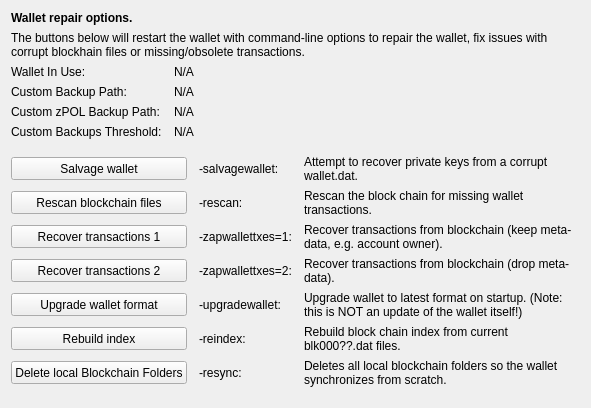
     <widget class="QWidget" name="tab_repair">
      <attribute name="title">
       <string>&amp;Wallet Repair</string>
      </attribute>
      <layout class="QGridLayout" name="gridLayout_4" columnstretch="0,0,0,0">
       <property name="horizontalSpacing">
        <number>12</number>
       </property>
       <item row="0" column="0" colspan="4">
        <widget class="QLabel" name="label_repair_header">
         <property name="font">
          <font>
           <weight>75</weight>
           <bold>true</bold>
          </font>
         </property>
         <property name="text">
          <string>Wallet repair options.</string>
         </property>
        </widget>
       </item>
       <item row="1" column="0" colspan="4">
        <widget class="QLabel" name="label_repair_helptext">
         <property name="font">
          <font>
           <weight>50</weight>
           <bold>false</bold>
          </font>
         </property>
         <property name="text">
          <string>The buttons below will restart the wallet with command-line options to repair the wallet, fix issues with corrupt blockhain files or missing/obsolete transactions.</string>
         </property>
         <property name="wordWrap">
          <bool>true</bool>
         </property>
        </widget>
       </item>
       <item row="2" column="0">
        <widget class="QLabel" name="wallet_path_label">
         <property name="text">
          <string>Wallet In Use:</string>
         </property>
        </widget>
       </item>
       <item row="2" column="1" colspan="3">
        <widget class="QLabel" name="wallet_path">
         <property name="cursor">
          <cursorShape>IBeamCursor</cursorShape>
         </property>
         <property name="text">
          <string>N/A</string>
         </property>
         <property name="textFormat">
          <enum>Qt::PlainText</enum>
         </property>
         <property name="textInteractionFlags">
          <set>Qt::LinksAccessibleByMouse|Qt::TextSelectableByKeyboard|Qt::TextSelectableByMouse</set>
         </property>
        </widget>
       </item>
       <item row="3" column="0">
        <widget class="QLabel" name="wallet_custombackuppath_label">
         <property name="visible">
          <bool>false</bool>
         </property>
         <property name="text">
          <string>Custom Backup Path:</string>
         </property>
        </widget>
       </item>
       <item row="3" column="1" colspan="3">
        <widget class="QLabel" name="wallet_custombackuppath">
         <property name="cursor">
          <cursorShape>IBeamCursor</cursorShape>
         </property>
         <property name="visible">
          <bool>false</bool>
         </property>
         <property name="text">
          <string>N/A</string>
         </property>
         <property name="textFormat">
          <enum>Qt::PlainText</enum>
         </property>
         <property name="textInteractionFlags">
          <set>Qt::LinksAccessibleByMouse|Qt::TextSelectableByKeyboard|Qt::TextSelectableByMouse</set>
         </property>
        </widget>
       </item>
       <item row="4" column="0">
        <widget class="QLabel" name="wallet_customzpolbackuppath_label">
         <property name="visible">
          <bool>false</bool>
         </property>
         <property name="text">
          <string>Custom zPOL Backup Path:</string>
         </property>
        </widget>
       </item>
       <item row="4" column="1" colspan="3">
        <widget class="QLabel" name="wallet_customzpolbackuppath">
         <property name="cursor">
          <cursorShape>IBeamCursor</cursorShape>
         </property>
         <property name="visible">
          <bool>false</bool>
         </property>
         <property name="text">
          <string>N/A</string>
         </property>
         <property name="textFormat">
          <enum>Qt::PlainText</enum>
         </property>
         <property name="textInteractionFlags">
          <set>Qt::LinksAccessibleByMouse|Qt::TextSelectableByKeyboard|Qt::TextSelectableByMouse</set>
         </property>
        </widget>
       </item>
       <item row="5" column="0">
        <widget class="QLabel" name="wallet_custombackupthreshold_label">
         <property name="visible">
          <bool>false</bool>
         </property>
         <property name="text">
          <string>Custom Backups Threshold:</string>
         </property>
        </widget>
       </item>
       <item row="5" column="1" colspan="3">
        <widget class="QLabel" name="wallet_custombackupthreshold">
         <property name="cursor">
          <cursorShape>IBeamCursor</cursorShape>
         </property>
         <property name="visible">
          <bool>false</bool>
         </property>
         <property name="text">
          <string>N/A</string>
         </property>
         <property name="textFormat">
          <enum>Qt::PlainText</enum>
         </property>
         <property name="textInteractionFlags">
          <set>Qt::LinksAccessibleByMouse|Qt::TextSelectableByKeyboard|Qt::TextSelectableByMouse</set>
         </property>
        </widget>
       </item>
       <item row="6" column="0">
        <spacer name="verticalSpacer_repair1">
         <property name="orientation">
          <enum>Qt::Vertical</enum>
         </property>
         <property name="sizeHint" stdset="0">
          <size>
           <width>10</width>
           <height>10</height>
          </size>
         </property>
        </spacer>
       </item>
       <item row="7" column="0" colspan="2">
        <widget class="QPushButton" name="btn_salvagewallet">
         <property name="minimumSize">
          <size>
           <width>100</width>
           <height>23</height>
          </size>
         </property>
         <property name="text">
          <string>Salvage wallet</string>
         </property>
        </widget>
       </item>
       <item row="7" column="2">
        <widget class="QLabel" name="label_repair_salvage_command">
         <property name="text">
          <string notr="true">-salvagewallet:</string>
         </property>
        </widget>
       </item>
       <item row="7" column="3">
        <widget class="QLabel" name="label_repair_salvage">
         <property name="text">
          <string>Attempt to recover private keys from a corrupt wallet.dat.</string>
         </property>
         <property name="wordWrap">
          <bool>true</bool>
         </property>
        </widget>
       </item>
       <item row="8" column="0" colspan="2">
        <widget class="QPushButton" name="btn_rescan">
         <property name="minimumSize">
          <size>
           <width>100</width>
           <height>23</height>
          </size>
         </property>
         <property name="text">
          <string>Rescan blockchain files</string>
         </property>
        </widget>
       </item>
       <item row="8" column="2">
        <widget class="QLabel" name="label_repair_rescan_command">
         <property name="text">
          <string notr="true">-rescan:</string>
         </property>
        </widget>
       </item>
       <item row="8" column="3">
        <widget class="QLabel" name="label_repair_rescan">
         <property name="text">
          <string>Rescan the block chain for missing wallet transactions.</string>
         </property>
         <property name="wordWrap">
          <bool>true</bool>
         </property>
        </widget>
       </item>
       <item row="9" column="0" colspan="2">
        <widget class="QPushButton" name="btn_zapwallettxes1">
         <property name="minimumSize">
          <size>
           <width>100</width>
           <height>23</height>
          </size>
         </property>
         <property name="text">
          <string>Recover transactions 1</string>
         </property>
        </widget>
       </item>
       <item row="9" column="2">
        <widget class="QLabel" name="label_repair_zap1_command">
         <property name="text">
          <string notr="true">-zapwallettxes=1:</string>
         </property>
        </widget>
       </item>
       <item row="9" column="3">
        <widget class="QLabel" name="label_repair_zap1">
         <property name="text">
          <string>Recover transactions from blockchain (keep meta-data, e.g. account owner).</string>
         </property>
         <property name="wordWrap">
          <bool>true</bool>
         </property>
        </widget>
       </item>
       <item row="10" column="0" colspan="2">
        <widget class="QPushButton" name="btn_zapwallettxes2">
         <property name="minimumSize">
          <size>
           <width>100</width>
           <height>23</height>
          </size>
         </property>
         <property name="text">
          <string>Recover transactions 2</string>
         </property>
        </widget>
       </item>
       <item row="10" column="2">
        <widget class="QLabel" name="label_repair_zap2_command">
         <property name="text">
          <string notr="true">-zapwallettxes=2:</string>
         </property>
        </widget>
       </item>
       <item row="10" column="3">
        <widget class="QLabel" name="label_repair_zap2">
         <property name="text">
          <string>Recover transactions from blockchain (drop meta-data).</string>
         </property>
         <property name="wordWrap">
          <bool>true</bool>
         </property>
        </widget>
       </item>
       <item row="11" column="0" colspan="2">
        <widget class="QPushButton" name="btn_upgradewallet">
         <property name="minimumSize">
          <size>
           <width>100</width>
           <height>23</height>
          </size>
         </property>
         <property name="text">
          <string>Upgrade wallet format</string>
         </property>
        </widget>
       </item>
       <item row="11" column="2">
        <widget class="QLabel" name="label_repair_upgrade_command">
         <property name="text">
          <string notr="true">-upgradewallet:</string>
         </property>
        </widget>
       </item>
       <item row="11" column="3">
        <widget class="QLabel" name="label_repair_upgrade">
         <property name="text">
          <string>Upgrade wallet to latest format on startup. (Note: this is NOT an update of the wallet itself!)</string>
         </property>
         <property name="wordWrap">
          <bool>true</bool>
         </property>
        </widget>
       </item>
       <item row="12" column="0" colspan="2">
        <widget class="QPushButton" name="btn_reindex">
         <property name="minimumSize">
          <size>
           <width>100</width>
           <height>23</height>
          </size>
         </property>
         <property name="text">
          <string>Rebuild index</string>
         </property>
        </widget>
       </item>
       <item row="12" column="2">
        <widget class="QLabel" name="label_repair_reindex_command">
         <property name="text">
          <string notr="true">-reindex:</string>
         </property>
        </widget>
       </item>
       <item row="12" column="3">
        <widget class="QLabel" name="label_repair_reindex">
         <property name="text">
          <string>Rebuild block chain index from current blk000??.dat files.</string>
         </property>
         <property name="wordWrap">
          <bool>true</bool>
         </property>
        </widget>
       </item>
       <item row="13" column="0" colspan="2">
        <widget class="QPushButton" name="btn_resync">
         <property name="minimumSize">
          <size>
           <width>100</width>
           <height>23</height>
          </size>
         </property>
         <property name="text">
          <string>Delete local Blockchain Folders</string>
         </property>
        </widget>
       </item>
       <item row="13" column="2">
        <widget class="QLabel" name="label_repair_resync_command">
         <property name="text">
          <string>-resync:</string>
         </property>
        </widget>
       </item>
       <item row="13" column="3">
        <widget class="QLabel" name="label_repair_resync">
         <property name="text">
          <string>Deletes all local blockchain folders so the wallet synchronizes from scratch.</string>
         </property>
         <property name="wordWrap">
          <bool>true</bool>
         </property>
        </widget>
       </item>
       <item row="14" column="0">
        <spacer name="verticalSpacer_repair2">
         <property name="orientation">
          <enum>Qt::Vertical</enum>
         </property>
         <property name="sizeHint" stdset="0">
          <size>
           <width>20</width>
           <height>10</height>
          </size>
         </property>
        </spacer>
       </item>
      </layout>
     </widget>
